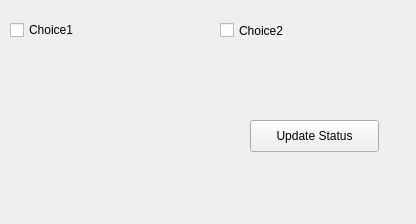
<?xml version="1.0" encoding="UTF-8"?>
<ui version="4.0">
 <class>Form</class>
 <widget class="QWidget" name="Form">
  <property name="geometry">
   <rect>
    <x>0</x>
    <y>0</y>
    <width>416</width>
    <height>224</height>
   </rect>
  </property>
  <property name="windowTitle">
   <string>SRF Tutorial</string>
  </property>
  <widget class="QCheckBox" name="checkbox_a">
   <property name="geometry">
    <rect>
     <x>10</x>
     <y>20</y>
     <width>78</width>
     <height>20</height>
    </rect>
   </property>
   <property name="text">
    <string>Choice1</string>
   </property>
  </widget>
  <widget class="QPushButton" name="push_button">
   <property name="geometry">
    <rect>
     <x>250</x>
     <y>120</y>
     <width>129</width>
     <height>32</height>
    </rect>
   </property>
   <property name="text">
    <string>Update Status</string>
   </property>
  </widget>
  <widget class="QCheckBox" name="checkbox_b">
   <property name="geometry">
    <rect>
     <x>220</x>
     <y>0</y>
     <width>121</width>
     <height>61</height>
    </rect>
   </property>
   <property name="text">
    <string>Choice2</string>
   </property>
  </widget>
  <widget class="QLabel" name="label_2">
   <property name="geometry">
    <rect>
     <x>-150</x>
     <y>0</y>
     <width>211</width>
     <height>151</height>
    </rect>
   </property>
   <property name="sizePolicy">
    <sizepolicy hsizetype="Maximum" vsizetype="Preferred">
     <horstretch>0</horstretch>
     <verstretch>0</verstretch>
    </sizepolicy>
   </property>
   <property name="text">
    <string>Selected Options:</string>
   </property>
  </widget>
  <widget class="QWidget" name="layoutWidget">
   <property name="geometry">
    <rect>
     <x>0</x>
     <y>0</y>
     <width>10</width>
     <height>18</height>
    </rect>
   </property>
   <layout class="QHBoxLayout" name="horizontalLayout">
    <item>
     <widget class="QLabel" name="output_label">
      <property name="sizePolicy">
       <sizepolicy hsizetype="MinimumExpanding" vsizetype="Preferred">
        <horstretch>0</horstretch>
        <verstretch>0</verstretch>
       </sizepolicy>
      </property>
      <property name="text">
       <string/>
      </property>
     </widget>
    </item>
   </layout>
  </widget>
 </widget>
 <resources/>
 <connections/>
</ui>
